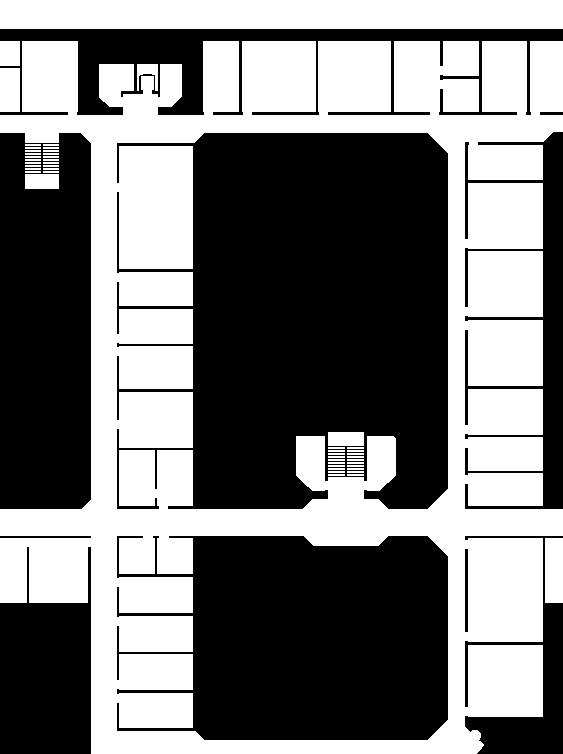
#> input picture trabalho/map.png, 563 x 754 px
$ python decimate_data.py 5
#> lines starting #> are read from the running program, lines starting #| are printed output that depends on the picture; after the words box and inside, x2 and y2 are one past the last pixel; in counts of white or black regions, pixels touching at a corner belong together
import argparse
import json
import sys

import matplotlib.pyplot as plt
import numpy as np
from matplotlib.widgets import Button
from PIL import Image


def main():
    parser = argparse.ArgumentParser(
        description="Decimate trajectory (and optionally odo/laser) and preview on the map"
    )
    parser.add_argument("factor", type=int, help="Decimation factor (> 0)")
    args = parser.parse_args()

    factor = args.factor
    if factor <= 0:
        sys.exit("Decimation factor must be positive")

    # Load map info and image
    with open("../map_info.json", "r") as f:
#> (reads trabalho/map_info.json from the repository)
        map_info = json.load(f)
    map_img = Image.open("../map.png")
#> map_img is the input picture: PIL image 563x754 L; 47.6% white; 48 white regions, largest, box (x1, y1, x2, y2) and area: (0, 41, 563, 754) 180407, (0, 0, 563, 29) 16327, (545, 538, 563, 603) 1170

    # Load and decimate reference trajectory
    ref = np.loadtxt("ref.csv", delimiter=",")
    ref_dec = ref[::factor]
    if ref_dec.size == 0:
        sys.exit("Decimation factor too large; no samples remain")

    x_ref = ref_dec[:, 0]
    y_ref = ref_dec[:, 1]

    fig, ax = plt.subplots(figsize=(12, 10))

    extent = (
        map_info["xlimits"][0],
        map_info["xlimits"][1],
        map_info["ylimits"][0],
        map_info["ylimits"][1],
    )
    ax.imshow(map_img, extent=extent)

    ax.plot(x_ref, y_ref, ".-", label=f"Ref decimated (/{factor})")
    ax.plot(x_ref[0], y_ref[0], "o", label="Start")
    ax.plot(x_ref[-1], y_ref[-1], "x", label="End")

    ax.set_xlabel("X Position (m)")
    ax.set_ylabel("Y Position (m)")
    ax.set_title(f"Decimated reference preview (factor {factor})")
    ax.set_xlim(map_info["xlimits"])
    ax.set_ylim(map_info["ylimits"])
    ax.set_aspect("equal")
    ax.grid(True, alpha=0.3)
    ax.legend(loc="best")

    # Buttons for user choice
    btn_ax_save = plt.axes((0.7, 0.02, 0.12, 0.05))
    btn_ax_cancel = plt.axes((0.84, 0.02, 0.12, 0.05))
    btn_save = Button(btn_ax_save, "Save decimated")
    btn_cancel = Button(btn_ax_cancel, "Cancel")

    def save_decimated(event):
        odo = np.loadtxt("odo.csv", delimiter=",")
        laser = np.loadtxt("laser.csv", delimiter=",")

        min_len = min(len(ref), len(odo), len(laser))
        if min_len == 0:
            print("No samples available to save")
            plt.close(fig)
            return

        if min_len < len(ref):
            print(f"Warning: trimming to {min_len} samples to match shortest series")

        ref_trim = ref[:min_len]
        odo_trim = odo[:min_len]
        laser_trim = laser[:min_len]

        ref_dec_save = ref_trim[::factor]
        odo_dec = odo_trim[::factor]
        laser_dec = laser_trim[::factor]

        np.savetxt("ref_dec.csv", ref_dec_save, fmt="%.6f", delimiter=",")
        np.savetxt("odo_dec.csv", odo_dec, fmt="%.6f", delimiter=",")
        np.savetxt("laser_dec.csv", laser_dec, fmt="%.6f", delimiter=",")

        print(
            f"Decimated data saved with factor {factor} -> ref_dec.csv, odo_dec.csv, laser_dec.csv"
        )
        plt.close(fig)

    def discard(event):
        print("Decimation cancelled; no files written")
        plt.close(fig)

    btn_save.on_clicked(save_decimated)
    btn_cancel.on_clicked(discard)

    plt.show()
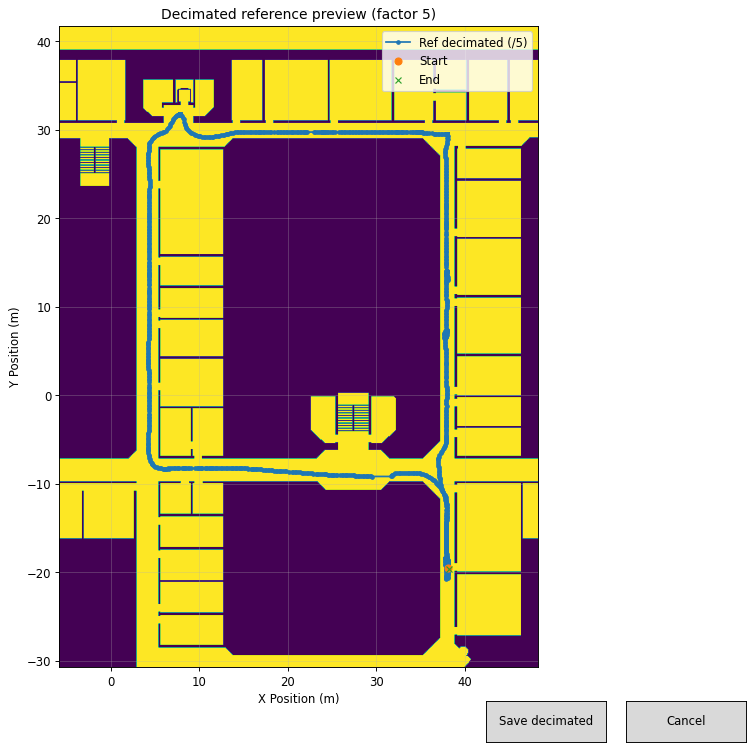
#> figure drawn by matplotlib, 1 panel


if __name__ == "__main__":
    main()
